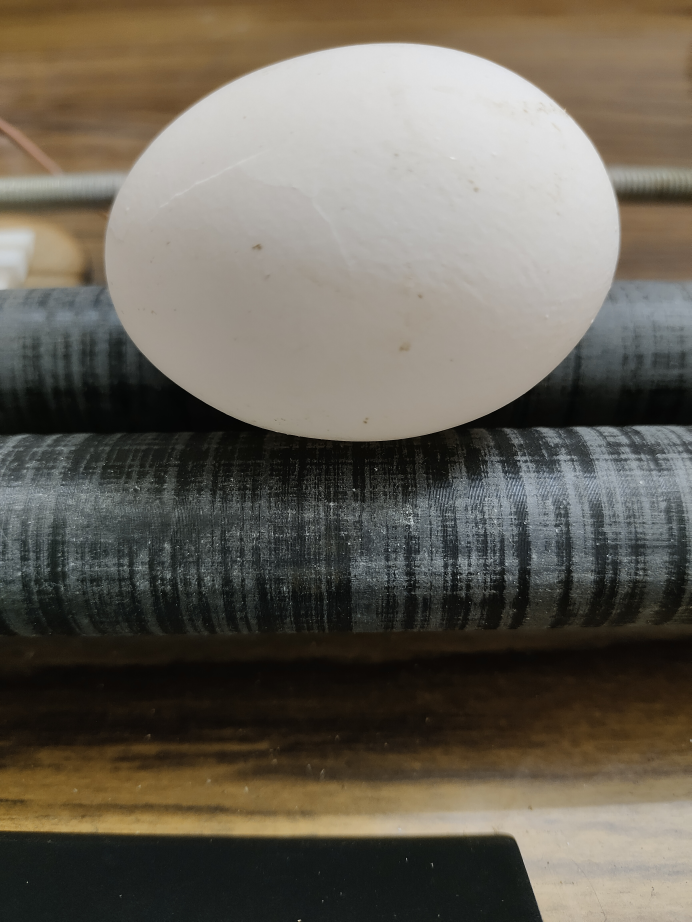
#> input picture datasets/ayam/IMG_20220818_154051.jpg, 3456 x 4608 px (shown at 1/5 size); its folder holds only this picture in this run
$ jupyter execute --allow-errors tubes.ipynb
#> lines starting #> are read from the running program, lines starting #| are printed output that depends on the picture
## KELOMPOK 4 BIDANG PETERNAKAN
## Klasifikasi Telur Unggas Menggunakan Pendekatan GLCM

### Anggota:
### F1D021030	BAIQ ANGGITA ARSYA RAHMATIN
### F1D021115	MUHAMAD SINGGIH
### F1D021108	MAHSA DLIYAUL HAQ
### F1D021046	I MADE DWI JANAKA ARYANA
### F1D021086	ELVITA WILIA KARTIKA

[cell 1]
import cv2
import matplotlib.pyplot as plt
import numpy as np
import pandas as pd
import os
import math

[cell 2]
def process_dataset(dataset_dir):
#> called with dataset_dir = 'datasets/'
    data = []
    labels = []
    paths = []

    for sub_folder in os.listdir(dataset_dir):
        sub_folder_files = os.listdir(os.path.join(dataset_dir, sub_folder))
        for i, filename in enumerate(sub_folder_files):

            img_path = os.path.join(dataset_dir, sub_folder, filename)
            img = cv2.imread(img_path)
#> img is the input picture: shape (4608, 3456, 3); mean B, G, R 87.6, 98.5, 104.4

            #grayscale
            gray_img = cv2.cvtColor(img, cv2.COLOR_BGR2GRAY)
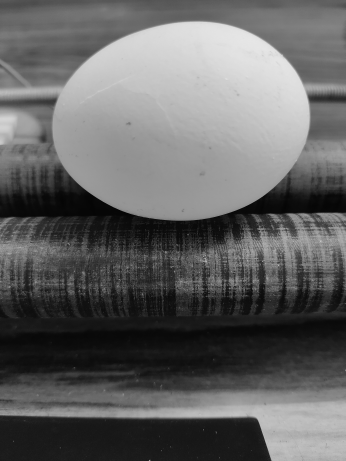
#> gray_img: shape (4608, 3456) (shown at 1/10 size); min 0, max 248, mean 99.1
            #rgb
            # gray_img = cv2.cvtColor(img, cv2.COLOR_BGR2RGB)

            data.append(gray_img)
            labels.append(sub_folder)
            paths.append(img_path)

    labels = np.array(labels)
    paths = np.array(paths)

    return data, labels, paths

Fungsi process_dataset mengambil direktori dataset sebagai input dan mengembalikan tiga output: data, labels, dan paths dengan cara:

Membuat tiga list kosong: data, labels, dan paths. List ini akan digunakan untuk menyimpan data gambar, label, dan path gambar secara berurutan.

Melakukan iterasi pada setiap sub-folder dalam direktori dataset menggunakan os.listdir(dataset_dir). os.listdir() mengembalikan daftar file dan folder dalam suatu direktori.

Untuk setiap sub-folder, mendapatkan daftar file dalam sub-folder tersebut menggunakan os.listdir(os.path.join(dataset_dir, sub_folder)).

Melakukan iterasi pada setiap file dalam sub-folder menggunakan enumerate(sub_folder_files). enumerate() memberikan indeks dan nilai elemen dalam suatu list.

Menggabungkan path file dengan direktori dataset dan sub-folder menggunakan os.path.join(dataset_dir, sub_folder, filename). Ini akan memberikan path lengkap menuju file gambar.

Membaca gambar menggunakan OpenCV dengan cv2.imread(img_path). Gambar akan disimpan dalam variabel img.

Mengubah gambar menjadi grayscale menggunakan cv2.cvtColor(img, cv2.COLOR_BGR2GRAY). Hasilnya akan disimpan dalam variabel gray_img. Jika ingin menggunakan gambar dengan format RGB, dapat menggunakan cv2.cvtColor(img, cv2.COLOR_BGR2RGB).

Menambahkan gambar yang sudah diubah ke dalam list data.

Menambahkan label sub-folder ke dalam list labels.

Menambahkan path lengkap gambar ke dalam list paths.

Mengonversi list labels dan paths menjadi array NumPy menggunakan np.array(labels) dan np.array(paths) kemudian mengembalikan tiga output: data, labels, dan paths.

Fungsi ini digunakan untuk memproses dataset gambar dengan mengambil setiap gambar dalam sub-folder, mengubahnya menjadi grayscale atau RGB, dan mengumpulkan data, label, dan path gambar

[cell 3]
def resize_images(images, target_size):
#> called with target_size = (256, 256)
    resized_images = []
    for img in images:
        resized_img = cv2.resize(img, target_size)
        resized_images.append(resized_img)
#> this loop made 3 passes
#> pass 1, in resize_images, `resized_img = cv2.resize(img, target_size)`:
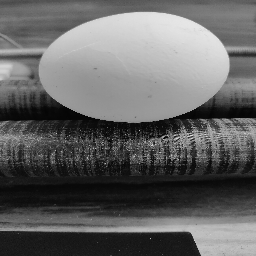
#> resized_img: shape (256, 256); min 1, max 231, mean 99.1
#> pass 3, in resize_images, `resized_img = cv2.resize(img, target_size)`:
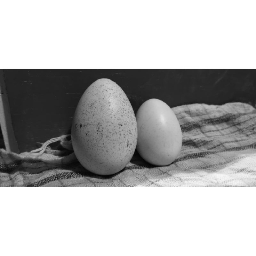
#> resized_img: shape (256, 256); min 3, max 255, mean 182.5
    return resized_images

Fungsi resize_images mengambil dua input: images dan target_size, dan mengembalikan list resized_images yang berisi gambar-gambar yang telah diubah ukurannya.

Membuat list kosong resized_images yang akan digunakan untuk menyimpan gambar-gambar yang telah diubah ukurannya.

Melakukan iterasi pada setiap gambar dalam list images menggunakan pernyataan for img in images. Untuk setiap gambar, menggunakan fungsi cv2.resize(img, target_size) untuk mengubah ukuran gambar menjadi ukuran target yang telah ditentukan dalam target_size. Gambar yang telah diubah ukurannya disimpan dalam variabel resized_img. Menambahkan gambar yang telah diubah ukurannya ke dalam list resized_images menggunakan resized_images.append(resized_img). Setelah selesai melakukan iterasi pada semua gambar dalam list images, mengembalikan list resized_images yang berisi gambar-gambar yang telah diubah ukurannya.

Fungsi ini digunakan untuk mengubah ukuran gambar-gambar dalam suatu list images menjadi ukuran target yang telah ditentukan. Hal ini berguna saat memproses dataset gambar dengan ukuran yang konsisten sebelum melalui tahap selanjutnya seperti pelatihan model atau analisis lebih lanjut.

[cell 4]
def normalize_images(images):
    normalized_images = []
    for img in images:
        normalized_img = cv2.normalize(img, None, 0, 255, cv2.NORM_MINMAX)
        normalized_images.append(normalized_img)
#> this loop made 3 passes
#> pass 1, in normalize_images, `normalized_img = cv2.normalize(img, None, 0, 255, cv2.NORM_MINMAX)`:
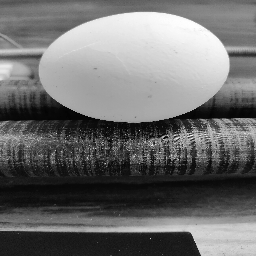
#> normalized_img: shape (256, 256); min 0, max 255, mean 108.8
    return normalized_images

Fungsi normalize_images mengambil satu input yaitu images, yang merupakan list gambar yang ingin dinormalisasi. Fungsi ini akan mengembalikan list normalized_images yang berisi gambar-gambar yang telah dinormalisasi.

Membuat list kosong normalized_images yang akan digunakan untuk menyimpan gambar-gambar yang telah dinormalisasi. Melakukan iterasi pada setiap gambar dalam list images menggunakan pernyataan for img in images. Untuk setiap gambar, menggunakan fungsi cv2.normalize(img, None, 0, 255, cv2.NORM_MINMAX) untuk melakukan normalisasi gambar. Normalisasi dilakukan dengan menggunakan rentang nilai minimum dan maksimum yang telah ditentukan yaitu 0 dan 255. Fungsi cv2.NORM_MINMAX digunakan untuk menentukan jenis normalisasi yang ingin digunakan. Gambar yang telah dinormalisasi disimpan dalam variabel normalized_img. Menambahkan gambar yang telah dinormalisasi ke dalam list normalized_images menggunakan normalized_images.append(normalized_img). Setelah selesai melakukan iterasi pada semua gambar dalam list images, mengembalikan list normalized_images yang berisi gambar-gambar yang telah dinormalisasi.

Fungsi ini berguna untuk melakukan normalisasi pada gambar-gambar dalam suatu list images. Normalisasi dapat membantu dalam memperbaiki kontras, kecerahan, atau rentang nilai piksel dalam gambar sehingga memudahkan dalam proses analisis atau pemrosesan lebih lanjut.

[cell 5]
kernel = np.ones((5, 5), np.uint8)

def dilation(image, kernel):
    rows, cols = image.shape[:2]
    kernel_rows, kernel_cols = kernel.shape[:2]
    result = np.zeros([rows, cols])
    padded_image = np.pad(image, ((kernel_rows // 2, kernel_rows // 2), (kernel_cols // 2, kernel_cols // 2)), mode='constant')
    for i in range(rows):
        for j in range(cols):
            roi = padded_image[i:i + kernel_rows, j:j + kernel_cols]
            dilated_value = np.max(roi * kernel)
            result[i, j] = dilated_value
    return result

def erosion(image, kernel):
    rows, cols = image.shape
    kernel_rows, kernel_cols = kernel.shape
    result = np.zeros([rows, cols])
    padded_image = np.pad(image, ((kernel_rows // 2, kernel_rows // 2), (kernel_cols // 2, kernel_cols // 2)), mode='constant')
    for i in range(rows):
        for j in range(cols):
            roi = padded_image[i:i + kernel_rows, j:j + kernel_cols]
            eroded_value = np.min(roi * kernel)
            result[i, j] = eroded_value
    return result

def closing(image, kernel):
    return erosion(dilation(image, kernel), kernel)

def closing_image(images):
    closed_images = []
    for image in images:
        clos = closing(image, kernel)
        closed_images.append(clos)
#> this loop made 3 passes
#> pass 1, in erosion, `padded_image = np.pad(image, ((kernel_rows // 2, kernel_rows // 2), (k..`:
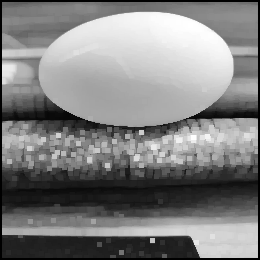
#> padded_image: shape (260, 260) float64; min 0, max 255, mean 127.6
#> pass 1, in closing_image, `clos = closing(image, kernel)`:
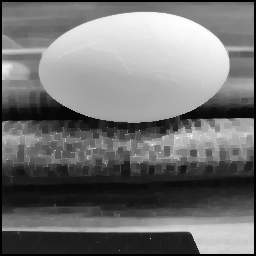
#> clos: shape (256, 256) float64; min 0, max 255, mean 113.9
#> pass 2, in dilation (call 2), `padded_image = np.pad(image, ((kernel_rows // 2, kernel_rows // 2), (k..`:
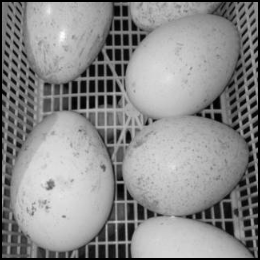
#> padded_image: shape (260, 260); min 0, max 255, mean 138.3
    return closed_images

Terdapat beberapa fungsi yang terkait dengan operasi morfologi, yaitu dilasi, erosi, dan penutupan (closing), serta fungsi closing_image yang digunakan untuk mengaplikasikan operasi penutupan pada setiap gambar dalam suatu list images.

dilation(image, kernel): Fungsi ini melakukan operasi dilasi pada gambar image menggunakan kernel kernel. Dilasi menghasilkan gambar dengan memperbesar atau mempertebal area yang memiliki intensitas piksel yang lebih tinggi. Dalam setiap iterasi, kernel digeser melalui gambar dan nilai piksel terbesar dalam setiap area yang tercakup oleh kernel diambil sebagai nilai piksel dilasi. Hasil dilasi dikembalikan sebagai gambar baru.

erosion(image, kernel): Fungsi ini melakukan operasi erosi pada gambar image menggunakan kernel kernel. Erosi menghasilkan gambar dengan memperkecil atau mempersempit area yang memiliki intensitas piksel yang lebih rendah. Dalam setiap iterasi, kernel digeser melalui gambar dan nilai piksel terkecil dalam setiap area yang tercakup oleh kernel diambil sebagai nilai piksel erosi. Hasil erosi dikembalikan sebagai gambar baru.

closing(image, kernel): Fungsi ini melakukan operasi penutupan (closing) pada gambar image menggunakan kernel kernel. Penutupan adalah operasi morfologi yang menggabungkan operasi dilasi dan erosi secara berurutan. Dalam fungsi ini, dilasi pertama kali diterapkan pada gambar, kemudian diikuti oleh erosi dengan kernel yang sama. Hasil penutupan dikembalikan sebagai gambar baru.

closing_image(images): Fungsi ini menerapkan operasi penutupan pada setiap gambar dalam list images. Setiap gambar dioperasikan menggunakan fungsi closing(image, kernel), dengan kernel yang sama untuk setiap gambar. Hasil gambar yang telah ditutup (closing) ditambahkan ke dalam list closed_images, yang kemudian dikembalikan sebagai output fungsi.

Keseluruhan fungsi-fungsi ini menggunakan operasi dilasi, erosi, dan closing dengan kernel yang telah ditentukan untuk memanipulasi gambar dalam konteks pemrosesan citra.

[cell 6]
sx = np.array([[-1, 0, 1],
               [-2, 0, 2],
               [-1, 0, 1]])

sy = np.array([[1, 2, 1],
               [0, 0, 0],
               [-1, -2, -1]])

def konvolusi(image, kernel):
    kernel_row, kernel_col = kernel.shape
    row, col = image.shape
    center_x, center_y = int(kernel_row / 2), int(kernel_col / 2)
    padding = np.pad(array=image, pad_width=((center_x, kernel_row - 1 - center_x), (center_y, kernel_col - 1 - center_y)), mode="constant")
    result = np.zeros([row, col])
    for i in range(row):
        for j in range(col):
            for k in range(kernel_row):
                for l in range(kernel_col):
                    result[i, j] += padding[i + k, j + l] * kernel[k, l]
    return result

def sobel_detection(images):
    edge_detection = []
    for image in images:
        konvolusisx = konvolusi(image, sx)
        konvolusisy = konvolusi(image, sy)
        hasilsobel = np.sqrt(konvolusisx**2 + konvolusisy**2)
        edge_detection.append(hasilsobel)
#> this loop made 3 passes
#> pass 1, in konvolusi, `padding = np.pad(array=image, pad_width=((center_x, kernel_row - 1 - c..`:
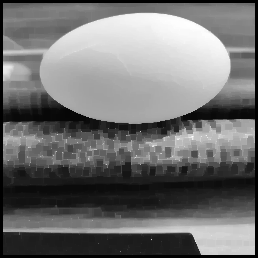
#> padding: shape (258, 258) float64; min 0, max 255, mean 112.2
#> pass 1, in sobel_detection, `konvolusisx = konvolusi(image, sx)`:
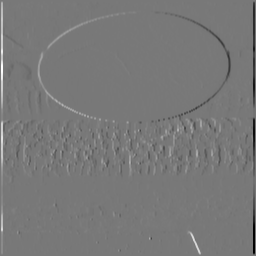
#> konvolusisx: shape (256, 256) float64; min -833, max 928, mean 0; drawn with min black and max white
#> pass 1, in sobel_detection, `konvolusisy = konvolusi(image, sy)`:
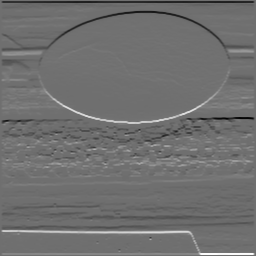
#> konvolusisy: shape (256, 256) float64; min -650, max 832, mean 0; drawn with min black and max white
    return edge_detection

fungsi konvolusi yang digunakan untuk melakukan operasi konvolusi pada gambar dengan kernel yang telah ditentukan. Selain itu, terdapat fungsi sobel_detection yang menerapkan deteksi tepi menggunakan operator Sobel pada setiap gambar dalam list images.

konvolusi(image, kernel): Fungsi ini melakukan operasi konvolusi pada gambar image menggunakan kernel kernel. Pada setiap iterasi, kernel digeser melalui gambar, dan nilai piksel pada setiap area yang tercakup oleh kernel dikalikan dengan elemen kernel yang sesuai. Hasil perkalian dijumlahkan dan disimpan sebagai nilai piksel dalam gambar hasil. Fungsi ini mengembalikan gambar hasil konvolusi.

sobel_detection(images): Fungsi ini menerapkan deteksi tepi menggunakan operator Sobel pada setiap gambar dalam list images. Pertama, fungsi konvolusi digunakan untuk menerapkan operasi konvolusi menggunakan kernel sx pada gambar, dan hasilnya disimpan dalam variabel konvolusisx. Selanjutnya, fungsi konvolusi digunakan lagi dengan kernel sy pada gambar yang sama, dan hasilnya disimpan dalam variabel konvolusisy. Kemudian, perhitungan akar kuadrat dari kuadrat hasil konvolusi diambil menggunakan np.sqrt(konvolusisx* *2 + konvulsisy * *2), yang menghasilkan gambar hasil deteksi tepi berdasarkan operator Sobel. Gambar hasil deteksi tepi ditambahkan ke dalam list edge_detection, yang kemudian dikembalikan sebagai output fungsi.

Kedua fungsi ini digunakan untuk menerapkan operasi konvolusi pada gambar dan melakukan deteksi tepi menggunakan operator Sobel pada gambar-gambar dalam konteks pemrosesan citra.

[cell 7]
def thresholding_image(images, treshval):
#> called with treshval = 100
    thresholded_images = []
    for image in images:
        rows, cols = image.shape
        thresholded = np.zeros([rows, cols])
        thresholded[image > treshval] = 255
        thresholded_images.append(thresholded)
#> (the rest of the program and of its run is left out)
